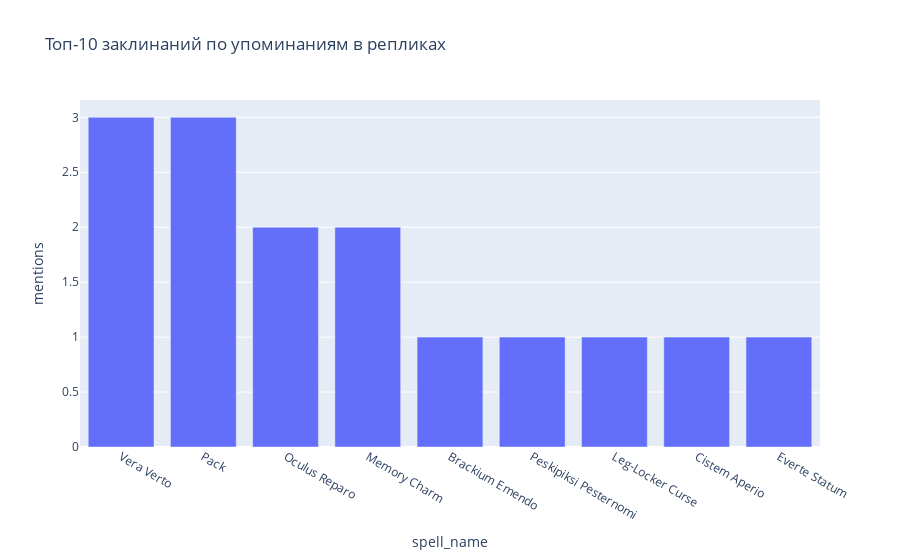

Write notebook code for a chart like this one.
### Code cell
df = run_query("""
SELECT 
    s.Name AS spell_name,
    COUNT(*) AS mentions
FROM quotes q
JOIN spells s ON LOWER(q.Sentence) LIKE '%' || LOWER(s.Name) || '%'
GROUP BY s.Name
ORDER BY mentions DESC
LIMIT 10
""")

import plotly.express as px
px.bar(df, x="spell_name", y="mentions", title="Топ-10 заклинаний по упоминаниям в репликах")

### Figure 1 — Plotly figure (JSON) as saved in the notebook; plotly's stock layout.template omitted (floating-point values rounded to 4 significant figures)
{"data": [{"hovertemplate": "spell_name=%{x}<br>mentions=%{y}<extra></extra>", "legendgroup": "", "marker": {"color": "#636efa", "pattern": {"shape": ""}}, "name": "", "orientation": "v", "showlegend": false, "textposition": "auto", "type": "bar", "x": ["Vera Verto", "Pack", "Oculus Reparo", "Memory Charm", "Brackium Emendo", "Peskipiksi Pesternomi", "Leg-Locker Curse", "Cistem Aperio", "Everte Statum"], "xaxis": "x", "y": [3, 3, 2, 2, 1, 1, 1, 1, 1], "yaxis": "y"}], "layout": {"barmode": "relative", "legend": {"tracegroupgap": 0}, "title": {"text": "Топ-10 заклинаний по упоминаниям в репликах"}, "xaxis": {"anchor": "y", "domain": [0, 1], "title": {"text": "spell_name"}}, "yaxis": {"anchor": "x", "domain": [0, 1], "title": {"text": "mentions"}}}}
